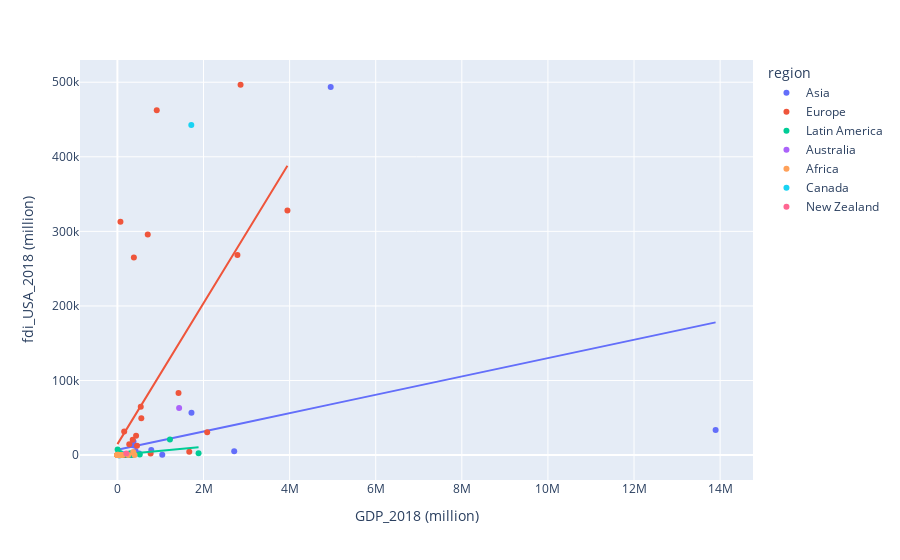

Source (notebook cell):
### Code cell
df = capital_city_2018
fig = px.scatter(df, x="GDP_2018 (million)", y="fdi_USA_2018 (million)",color ="region",trendline="ols")
fig.show()

### Figure 1 — Plotly figure (JSON) as saved in the notebook; plotly's stock layout.template omitted (floating-point values rounded to 4 significant figures)
{"data": [{"hovertemplate": "region=Asia<br>GDP_2018 (million)=%{x}<br>fdi_USA_2018 (million)=%{y}<extra></extra>", "legendgroup": "Asia", "marker": {"color": "#636efa", "symbol": "circle"}, "mode": "markers", "name": "Asia", "orientation": "v", "showlegend": true, "type": "scatter", "x": [19480.0, 274000.0, 2447.0, 24570.0, 13890000.0, 361700.0, 2713000.0, 1042000.0, 224200.0, 370600.0, 4955000.0, 42230.0, 196.7, null, 1721000.0, 140600.0, 17950.0, 54960.0, 358600.0, 5327.0, 401.9, 13110.0, 76170.0, 124.0, 29170.0, 79280.0, 314600.0, 284.0, 23410.0, 346800.0, 786500.0, 373200.0, 1396.0, 88430.0, null, 506500.0, 1569.0, 450.4, 42.59, 422200.0, 906.1, 245200.0, 27590.0, null], "xaxis": "x", "y": [1, 12, 0, 4, 33543, 13159, 5127, 344, -2, 13982, 493763, -218, 0, 0, 56612, 1276, 0, 19, 1218, 0, 1, -1, 3, 0, -1, 15, 167, 0, 1, 361, 6912, 18267, 0, 66, 0, 2136, 0, 0, 0, 5530, 5, 59, 0, 10512], "yaxis": "y"}, {"hovertemplate": "<b>OLS trendline</b><br>fdi_USA_2018 (million) = 0.0123017 * GDP_2018 (million) + 7042.03<br>R<sup>2</sup>=0.133055<br><br>region=Asia<br>GDP_2018 (million)=%{x}<br>fdi_USA_2018 (million)=%{y} <b>(trend)</b><extra></extra>", "legendgroup": "Asia", "marker": {"color": "#636efa", "symbol": "circle"}, "mode": "lines", "name": "Asia", "showlegend": false, "type": "scatter", "x": [42.59, 124.0, 196.7, 284.0, 401.9, 450.4, 906.1, 1396.0, 1569.0, 2447.0, 5327.0, 13110.0, 17950.0, 19480.0, 23410.0, 24570.0, 27590.0, 29170.0, 42230.0, 54960.0, 76170.0, 79280.0, 88430.0, 140600.0, 224200.0, 245200.0, 274000.0, 314600.0, 346800.0, 358600.0, 361700.0, 370600.0, 373200.0, 422200.0, 506500.0, 786500.0, 1042000.0, 1721000.0, 2713000.0, 4955000.0, 13890000.0], "xaxis": "x", "y": [7043.0, 7044.0, 7044.0, 7046.0, 7047.0, 7048.0, 7053.0, 7059.0, 7061.0, 7072.0, 7108.0, 7203.0, 7263.0, 7282.0, 7330.0, 7344.0, 7381.0, 7401.0, 7562.0, 7718.0, 7979.0, 8017.0, 8130.0, 8772.0, 9800.0, 10060.0, 10410.0, 10910.0, 11310.0, 11450.0, 11490.0, 11600.0, 11630.0, 12240.0, 13270.0, 16720.0, 19860.0, 28210.0, 40420.0, 67990.0, 178000.0], "yaxis": "y"}, {"hovertemplate": "region=Europe <br>GDP_2018 (million)=%{x}<br>fdi_USA_2018 (million)=%{y}<extra></extra>", "legendgroup": "Europe ", "marker": {"color": "#EF553B", "symbol": "circle"}, "mode": "markers", "name": "Europe ", "orientation": "v", "showlegend": true, "type": "scatter", "x": [15150.0, 3218.0, 12460.0, 455500.0, 47110.0, 60030.0, 542700.0, 20180.0, 60990.0, 24960.0, 355700.0, 275900.0, 2788000.0, 17600.0, 3950000.0, null, 218100.0, 157900.0, 382700.0, 2086000.0, 179300.0, 7943.0, 8271.0, 53460.0, 70920.0, 14600.0, 11460.0, 7188.0, 5507.0, 914100.0, 12630.0, 434200.0, 241300.0, 241600.0, 1670000.0, 1638.0, 50600.0, 105800.0, 54030.0, 1420000.0, 555500.0, 705100.0, 7523.0, 771400.0, 40760.0, 130900.0, 2861000.0, 50390.0, null], "xaxis": "x", "y": [0, 0, 3, 12392, -2, 4, 64661, 0, 19, 323, 20654, 14464, 268169, 0, 328124, 9367, 639, 31730, 265004, 30749, 0, 0, 0, -4, 312976, 1557, 0, -26, 0, 462303, -1, 26007, 1056, 3, 4455, 0, 3, 14, 6, 83379, 49546, 295783, 0, 2175, 0, -3, 496622, 0, 0], "yaxis": "y"}, {"hovertemplate": "<b>OLS trendline</b><br>fdi_USA_2018 (million) = 0.0945671 * GDP_2018 (million) + 14529.9<br>R<sup>2</sup>=0.404395<br><br>region=Europe <br>GDP_2018 (million)=%{x}<br>fdi_USA_2018 (million)=%{y} <b>(trend)</b><extra></extra>", "legendgroup": "Europe ", "marker": {"color": "#EF553B", "symbol": "circle"}, "mode": "lines", "name": "Europe ", "showlegend": false, "type": "scatter", "x": [1638.0, 3218.0, 5507.0, 7188.0, 7523.0, 7943.0, 8271.0, 11460.0, 12460.0, 12630.0, 14600.0, 15150.0, 17600.0, 20180.0, 24960.0, 40760.0, 47110.0, 50390.0, 50600.0, 53460.0, 54030.0, 60030.0, 60990.0, 70920.0, 105800.0, 130900.0, 157900.0, 179300.0, 218100.0, 241300.0, 241600.0, 275900.0, 355700.0, 382700.0, 434200.0, 455500.0, 542700.0, 555500.0, 705100.0, 771400.0, 914100.0, 1420000.0, 1670000.0, 2086000.0, 2788000.0, 2861000.0, 3950000.0], "xaxis": "x", "y": [14680.0, 14830.0, 15050.0, 15210.0, 15240.0, 15280.0, 15310.0, 15610.0, 15710.0, 15720.0, 15910.0, 15960.0, 16190.0, 16440.0, 16890.0, 18380.0, 18990.0, 19300.0, 19310.0, 19580.0, 19640.0, 20210.0, 20300.0, 21240.0, 24540.0, 26910.0, 29460.0, 31490.0, 35160.0, 37350.0, 37380.0, 40620.0, 48170.0, 50720.0, 55590.0, 57610.0, 65850.0, 67060.0, 81210.0, 87470.0, 101000.0, 148800.0, 172400.0, 211800.0, 278200.0, 285100.0, 388000.0], "yaxis": "y"}, {"hovertemplate": "region=Latin America<br>GDP_2018 (million)=%{x}<br>fdi_USA_2018 (million)=%{y}<extra></extra>", "legendgroup": "Latin America", "marker": {"color": "#00cc96", "symbol": "circle"}, "mode": "markers", "name": "Latin America", "orientation": "v", "showlegend": true, "type": "scatter", "x": [1611.0, 519900.0, null, 12420.0, 5086.0, 1871.0, null, 1885000.0, 298300.0, 333600.0, 60550.0, 100023, 550.9, 85560.0, 107600.0, 26120.0, 1169.0, 73120.0, 9659.0, 24020.0, 15710.0, 1221000.0, 13060.0, 65130.0, 40380.0, 222000.0, null, 2066.0, null, 811.3, 3458.0, 23810.0, 59600.0, null, null], "xaxis": "x", "y": [3, 822, 6, 646, 7476, 12, 28018, 2514, 2573, 140, -211, 0, 0, 107, 30, 16, 8, -9, -1, -80, 46, 21050, -8, 2789, -9, 195, 0, 7, 0, -1, -7, 165, 538, 1673, 1335], "yaxis": "y"}, {"hovertemplate": "<b>OLS trendline</b><br>fdi_USA_2018 (million) = 0.00534564 * GDP_2018 (million) + 377.333<br>R<sup>2</sup>=0.284821<br><br>region=Latin America<br>GDP_2018 (million)=%{x}<br>fdi_USA_2018 (million)=%{y} <b>(trend)</b><extra></extra>", "legendgroup": "Latin America", "marker": {"color": "#00cc96", "symbol": "circle"}, "mode": "lines", "name": "Latin America", "showlegend": false, "type": "scatter", "x": [550.9, 811.3, 1169.0, 1611.0, 1871.0, 2066.0, 3458.0, 5086.0, 9659.0, 12420.0, 13060.0, 15710.0, 23810.0, 24020.0, 26120.0, 40380.0, 59600.0, 60550.0, 65130.0, 73120.0, 85560.0, 100023, 107600.0, 222000.0, 298300.0, 333600.0, 519900.0, 1221000.0, 1885000.0], "xaxis": "x", "y": [380.3, 381.7, 383.6, 385.9, 387.3, 388.4, 395.8, 404.5, 429.0, 443.7, 447.2, 461.3, 504.6, 505.8, 516.9, 593.2, 695.9, 701.0, 725.5, 768.2, 834.7, 912.0, 952.3, 1564.0, 1972.0, 2160.0, 3156.0, 6903.0, 10460.0], "yaxis": "y"}, {"hovertemplate": "region=Australia<br>GDP_2018 (million)=%{x}<br>fdi_USA_2018 (million)=%{y}<extra></extra>", "legendgroup": "Australia", "marker": {"color": "#ab63fa", "symbol": "circle"}, "mode": "markers", "name": "Australia", "orientation": "v", "showlegend": true, "type": "scatter", "x": [1434000.0], "xaxis": "x", "y": [63070], "yaxis": "y"}, {"hovertemplate": "region=Australia<extra></extra>", "legendgroup": "Australia", "marker": {"color": "#ab63fa", "symbol": "circle"}, "mode": "lines", "name": "Australia", "showlegend": false, "type": "scatter", "xaxis": "x", "yaxis": "y"}, {"hovertemplate": "region=Africa<br>GDP_2018 (million)=%{x}<br>fdi_USA_2018 (million)=%{y}<extra></extra>", "legendgroup": "Africa", "marker": {"color": "#FFA15A", "symbol": "circle"}, "mode": "markers", "name": "Africa", "orientation": "v", "showlegend": true, "type": "scatter", "x": [14250.0, 18660.0, 16200.0, 3037.0, 1967.0, 38690.0, 2221.0, 11240.0, 1179.0, 57720.0, 3013.0, 250900.0, 13280.0, null, 4711.0, 16860.0, 1625.0, 65560.0, 1458.0, 87780.0, 2576.0, 3264, 52610.0, 13850.0, 6917.0, 17170.0, 7049.0, 14180.0, 117900.0, 14720.0, 13450.0, 12830.0, 398200.0, 9628.0, 422.3, 23240.0, 1586.0, 4085.0, null, 368300.0, null, 58000.0, 5356.0, 39770.0, 32770.0, 27010.0, 24310.0, null, null], "xaxis": "x", "y": [0, 0, -1, 0, -2, 0, 0, 1, 0, 0, 0, -43, -3, 0, 0, 0, 0, -4, 0, -5, 0, 466, 1, 0, 0, -1, 0, 487, -22, -1, 2, 0, 81, 0, 0, 1, 0, 0, 0, 4013, 0, 1, 0, 1, 0, -6, -3, 0, 0], "yaxis": "y"}, {"hovertemplate": "<b>OLS trendline</b><br>fdi_USA_2018 (million) = 0.00402401 * GDP_2018 (million) + -59.0953<br>R<sup>2</sup>=0.324889<br><br>region=Africa<br>GDP_2018 (million)=%{x}<br>fdi_USA_2018 (million)=%{y} <b>(trend)</b><extra></extra>", "legendgroup": "Africa", "marker": {"color": "#FFA15A", "symbol": "circle"}, "mode": "lines", "name": "Africa", "showlegend": false, "type": "scatter", "x": [422.3, 1179.0, 1458.0, 1586.0, 1625.0, 1967.0, 2221.0, 2576.0, 3013.0, 3037.0, 3264, 4085.0, 4711.0, 5356.0, 6917.0, 7049.0, 9628.0, 11240.0, 12830.0, 13280.0, 13450.0, 13850.0, 14180.0, 14250.0, 14720.0, 16200.0, 16860.0, 17170.0, 18660.0, 23240.0, 24310.0, 27010.0, 32770.0, 38690.0, 39770.0, 52610.0, 57720.0, 58000.0, 65560.0, 87780.0, 117900.0, 250900.0, 368300.0, 398200.0], "xaxis": "x", "y": [-57.4, -54.35, -53.23, -52.71, -52.56, -51.18, -50.16, -48.73, -46.97, -46.87, -45.96, -42.66, -40.14, -37.54, -31.26, -30.73, -20.35, -13.87, -7.48, -5.663, -4.955, -3.349, -2.028, -1.749, 0.127, 6.091, 8.759, 10.01, 16.01, 34.41, 38.73, 49.57, 72.78, 96.61, 100.9, 152.6, 173.2, 174.3, 204.7, 294.1, 415.4, 950.5, 1423.0, 1543.0], "yaxis": "y"}, {"hovertemplate": "region=Canada<br>GDP_2018 (million)=%{x}<br>fdi_USA_2018 (million)=%{y}<extra></extra>", "legendgroup": "Canada", "marker": {"color": "#19d3f3", "symbol": "circle"}, "mode": "markers", "name": "Canada", "orientation": "v", "showlegend": true, "type": "scatter", "x": [1716000.0], "xaxis": "x", "y": [442802], "yaxis": "y"}, {"hovertemplate": "region=Canada<extra></extra>", "legendgroup": "Canada", "marker": {"color": "#19d3f3", "symbol": "circle"}, "mode": "lines", "name": "Canada", "showlegend": false, "type": "scatter", "xaxis": "x", "yaxis": "y"}, {"hovertemplate": "region=New Zealand<br>GDP_2018 (million)=%{x}<br>fdi_USA_2018 (million)=%{y}<extra></extra>", "legendgroup": "New Zealand", "marker": {"color": "#FF6692", "symbol": "circle"}, "mode": "markers", "name": "New Zealand", "orientation": "v", "showlegend": true, "type": "scatter", "x": [207900.0], "xaxis": "x", "y": [2107], "yaxis": "y"}, {"hovertemplate": "region=New Zealand<extra></extra>", "legendgroup": "New Zealand", "marker": {"color": "#FF6692", "symbol": "circle"}, "mode": "lines", "name": "New Zealand", "showlegend": false, "type": "scatter", "xaxis": "x", "yaxis": "y"}], "layout": {"autosize": true, "legend": {"title": {"text": "region"}, "tracegroupgap": 0}, "margin": {"t": 60}, "xaxis": {"anchor": "y", "autorange": true, "domain": [0, 1], "range": [-867100.0, 14760000.0], "title": {"text": "GDP_2018 (million)"}, "type": "linear"}, "yaxis": {"anchor": "x", "autorange": true, "domain": [0, 1], "range": [-35450.0, 531800.0], "title": {"text": "fdi_USA_2018 (million)"}, "type": "linear"}}}
